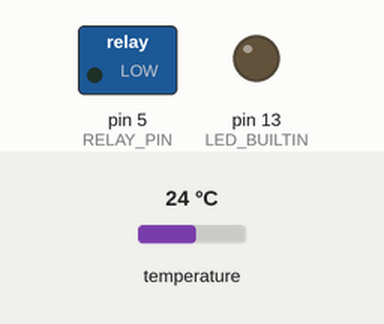
Recording of a sketch running on a simulated Arduino Uno, built with avr-gcc and run on an emulated ATmega328P. Parts: switched loads named in the sketch (green lamp = pin HIGH), output pins drawn as LEDs (lit = HIGH). The inputs (shaded band) are chosen by the test bench; at power-on: temperature 24 °C. What the sketch prints to the serial monitor is not drawn.

Above: at 0.3 s.
Timing chart, 0 to 12.9 s (numbered marks = the images above):
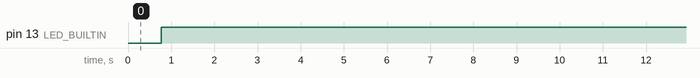

The sketch:

pid.ino
```cpp
#include <PID_v1.h>

// Libraries for the DS18B20 sensor
#include <OneWire.h>
#include <DallasTemperature.h>

// DS18B20 on PIN 6 on the Arduino
#define ONE_WIRE_BUS 2

//Solid state relay on PIN 5 on the Arduino
#define RELAY_PIN 5
#define LED_PIN 13

OneWire oneWire(ONE_WIRE_BUS);
DallasTemperature sensors(&oneWire);

//Define Variables we'll be connecting to
double Setpoint, Input, Output;

//Specify the links and initial tuning parameters
double Kp=8, Ki=4, Kd=2;
PID myPID(&Input, &Output, &Setpoint, Kp, Ki, Kd, DIRECT);

int WindowSize = 10000;
unsigned long windowStartTime;

void setup()
{

  pinMode(RELAY_PIN, OUTPUT);
  pinMode(LED_BUILTIN, OUTPUT);
  digitalWrite(RELAY_PIN, LOW);
  digitalWrite(LED_BUILTIN, LOW);
  Serial.begin(9600);
  Serial.println("Starting");
  windowStartTime = millis();

  //initialize the variables we're linked to
  Setpoint = 30;

  //tell the PID to range between 0 and the full window size
  myPID.SetOutputLimits(0, WindowSize);

  //turn the PID on
  myPID.SetMode(AUTOMATIC);
}

void loop()
{
  sensors.requestTemperatures();
  Input = sensors.getTempCByIndex(0);
  Serial.print("Temperature: ");
  Serial.println(Input);
  myPID.Compute();

  /************************************************
   * turn the output pin on/off based on pid output
   ************************************************/
  if (millis() - windowStartTime > WindowSize)
  {
    //time to shift the Relay Window
    windowStartTime += WindowSize;
  }
  if (Output < millis() - windowStartTime)
//    digitalWrite(RELAY_PIN, HIGH);
    digitalWrite(LED_BUILTIN, HIGH);
  else
//    digitalWrite(RELAY_PIN, LOW);
    digitalWrite(LED_BUILTIN, LOW);

}
```

Measured:
- by itself, pin 13 (LED_BUILTIN): repeats every 9.9 s: LOW 0.76 s, HIGH 9.2 s
